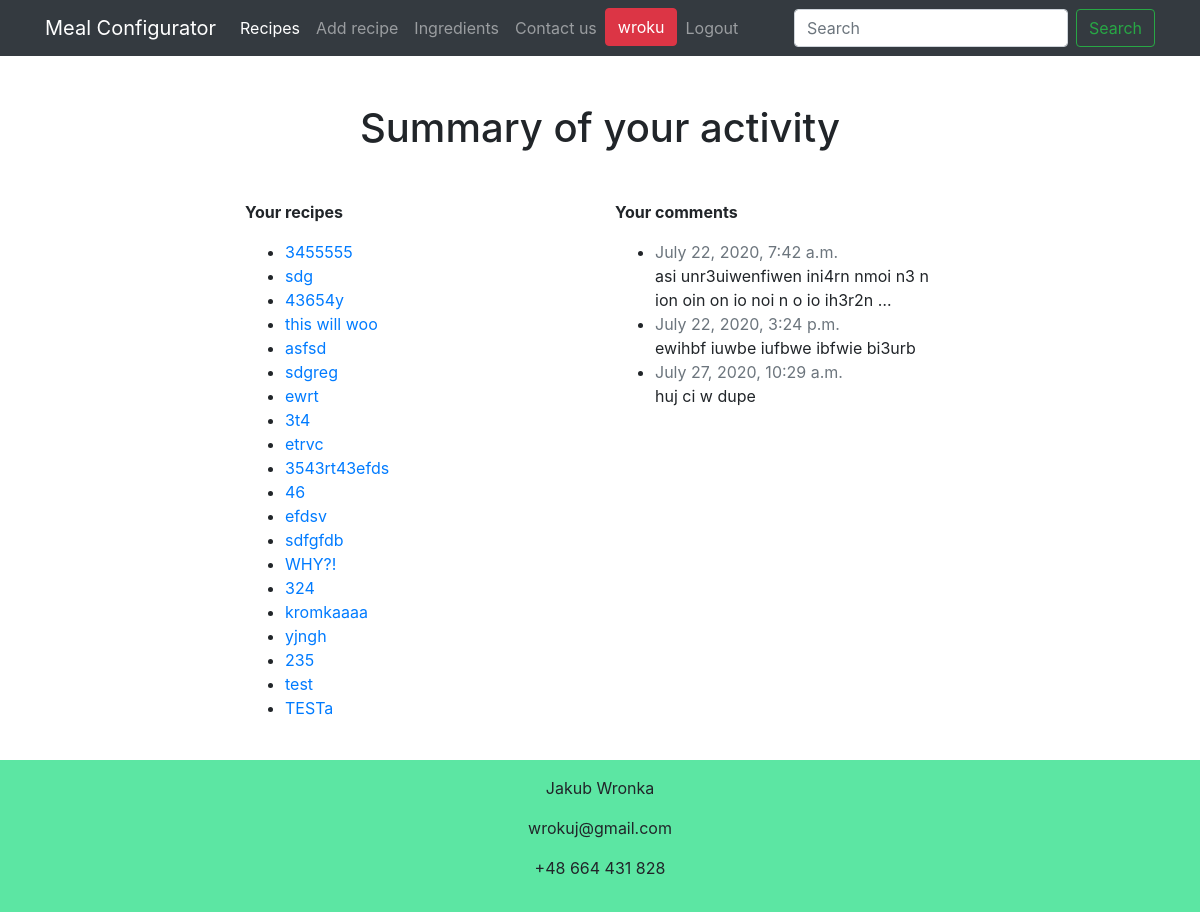
/account/ (signed in), run on an earlier commit of the app's database.
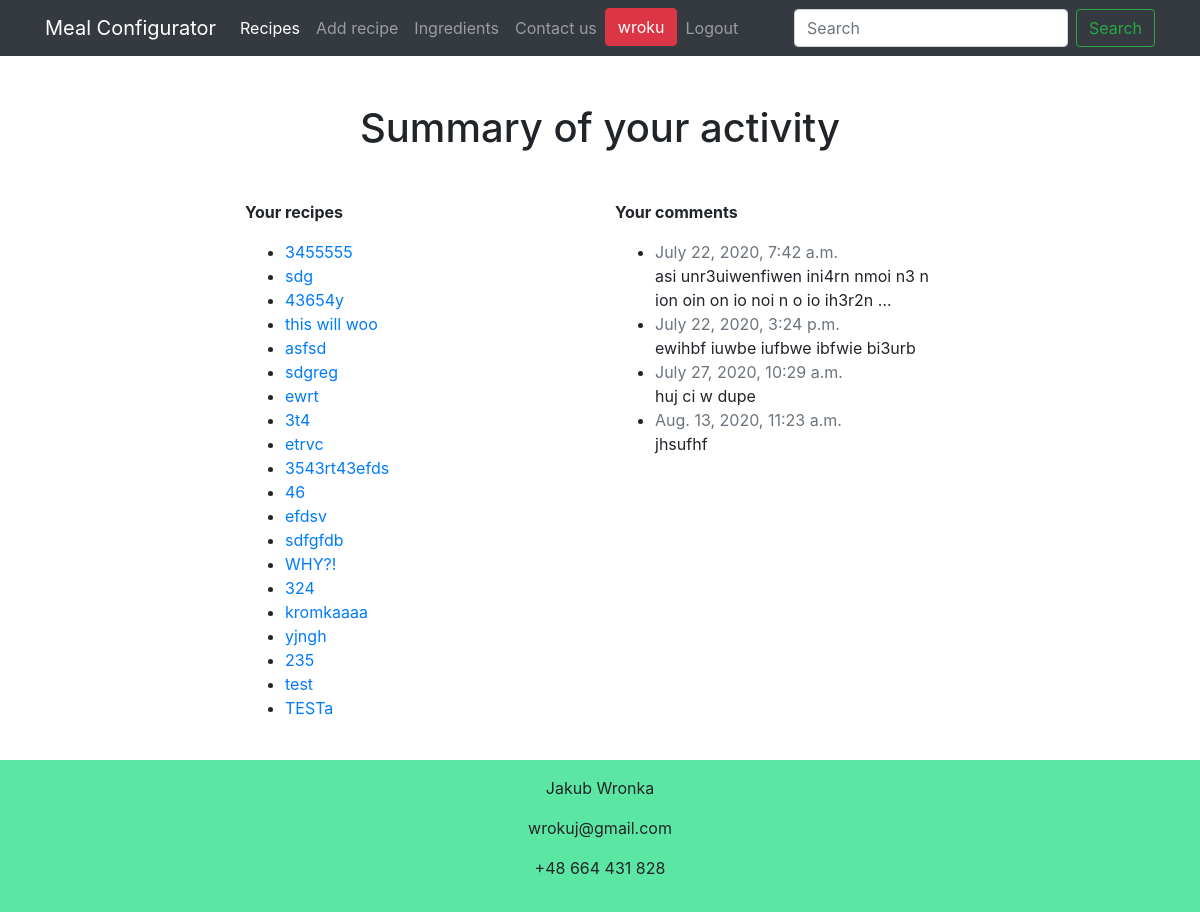
And on a later commit of the database.
### main/models.py (models this page shows, shortened)
class Recipe(models.Model):
    user = models.ForeignKey(User, default=1, null=True, on_delete=models.SET_NULL)
    recipe_posted = models.DateTimeField('date published', auto_now_add=True)
    recipe_name = models.CharField(primary_key=True, unique=True, max_length=255)
    recipe_slug = models.SlugField(null=True, blank=True, unique=True)
    recipe_image = models.ImageField(upload_to=upload_location,
                                     null=True,
                                     blank=True,
                                     width_field='width_field',
                                     height_field='height_field')
    height_field = models.IntegerField(default=0)
    width_field = models.IntegerField(default=0)
    ingredients = models.ManyToManyField(Ingredient, through='Quantity')
    directions = models.TextField()
    preparation_time = models.IntegerField(default=45)
    servings = models.IntegerField(default=2)
    calories_per_serving = models.IntegerField(blank=True, null=True)
    price_per_serving = models.DecimalField(max_digits=7, decimal_places=2)
    accepted = models.BooleanField(default=False)
    objects = RecipeManager()

class Comment(models.Model):
    recipe = models.ForeignKey(Recipe, on_delete=models.CASCADE, related_name='comments')
    user = models.ForeignKey(User, on_delete=models.CASCADE, related_name='comments')
    content = models.TextField(max_length=2000)
    created_on = models.DateTimeField(auto_now_add=True)
    active = models.BooleanField(default=False)

### main/views.py (the view)
# urls.py: path('account/', views.account_details, name='account'),
@login_required()
def account_details(request):
    context = {'recipes': Recipe.objects.filter(user=request.user),
               'comments': Comment.objects.filter(user=request.user)}
    return render(request, 'main/account_details.html', context)

### main/context_processors.py (called while the page is built)
def broadcaster(request):
    kwargs = {
        'foodcategories': FoodCategory.objects.all(),
        'currentuser': request.user,
    }
    return kwargs

### main/templatetags/custom_tags.py (called while the page is built)
@register.filter
def instance_slug(instance):
    return instance.recipe_slug

### main/templates/main/account_details.html
{% extends "main/base.html" %}
{% load custom_tags %}
{% block content %}
<div class="col-8 mx-auto">
    <h1 class="text-center my-5">Summary of your activity</h1>
    <div class="row">
        <div class="col">
            <div class="mb-3"><strong>Your recipes</strong></div>
                {% if recipes %}
                    <ul>
                    {% for recipe in recipes %}
                    <li><a href="/recipes/{{recipe.recipe_slug}}">{{recipe.recipe_name}}</a></li>
                    {% endfor %}
                    </ul>
                {% else %}
                    <div class="alert alert-info" role="alert">
                        You haven't posted any recipe yet. <a href="/add-recipe">Add one!</a>
                    </div>
                {% endif %}
            </div>
        <div class="col">
            <div class="mb-3"><strong>Your comments</strong></div>
                {% if comments %}
                    <ul>
                        {% for comment in comments %}
                        <li>
                            <a href="/recipes/{{comment.recipe|instance_slug}}"><span class="text-muted">{{comment.created_on}}</span></a><br>
                            {{comment.content|truncatewords:15}}
                        </li>
                    {% endfor %}
                    </ul>
                {% else %}
                    <div class="alert alert-info" role="alert">
                        You haven't commented anything yet. <a href="/recipes">Browse recipes</a> and share your opinions.
                    </div>
                {% endif %}
        </div>
    </div>
</div>
{% endblock %}

What changed in the data, as far as the page shows it:
added Comment: created_on "Aug. 13, 2020, 11:23 a.m.", content "jhsufhf"
